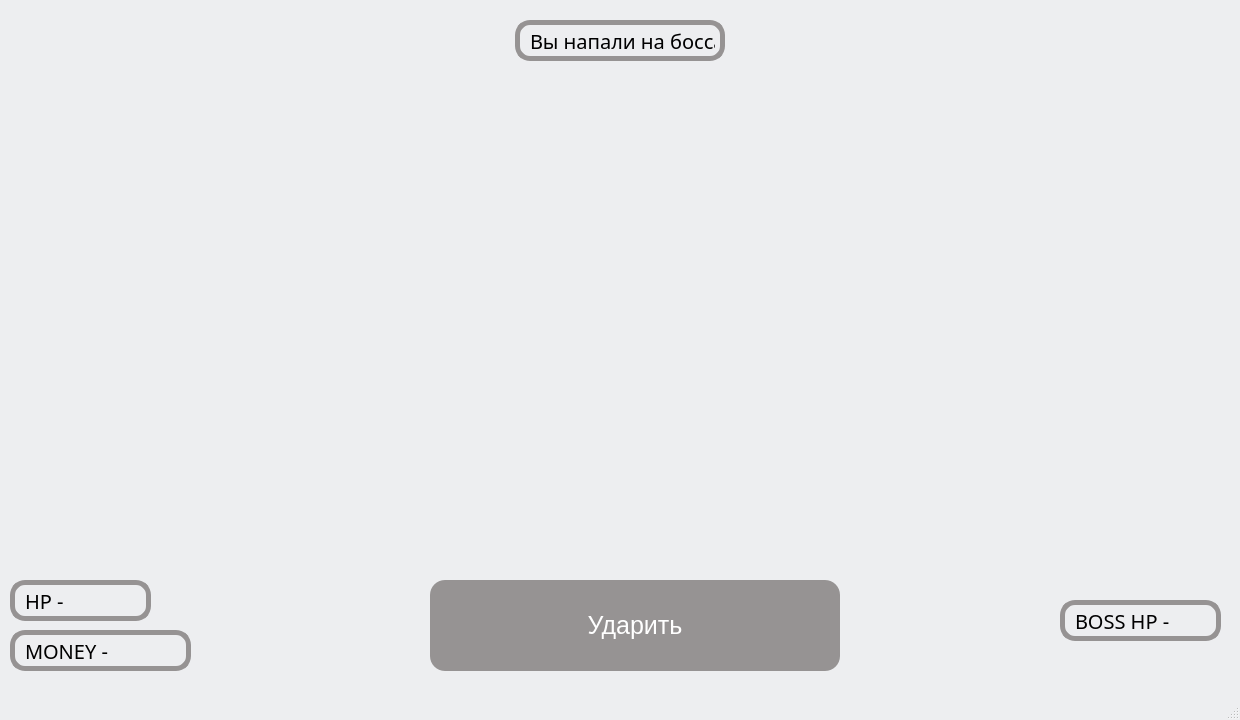
<?xml version="1.0" encoding="UTF-8"?>
<ui version="4.0">
 <class>Boss_1_MiddleMode</class>
 <widget class="QMainWindow" name="Boss_1_HardMode">
  <property name="geometry">
   <rect>
    <x>0</x>
    <y>0</y>
    <width>1240</width>
    <height>720</height>
   </rect>
  </property>
  <property name="windowTitle">
   <string>MainWindow</string>
  </property>
  <property name="styleSheet">
   <string notr="true">QMainWindow{
background: url(images/team.jpg) no-repeat;
background-color: #edeef0
}
</string>
  </property>
  <widget class="QWidget" name="centralwidget">
   <widget class="QLabel" name="label_boss_hp">
    <property name="geometry">
     <rect>
      <x>1060</x>
      <y>600</y>
      <width>161</width>
      <height>41</height>
     </rect>
    </property>
    <property name="styleSheet">
     <string notr="true">QLabel{
font-family: Areal;
padding: 5px;
border: 5px solid #969393;
border-radius: 15px;
font-size: 20px;
}</string>
    </property>
    <property name="text">
     <string>BOSS HP - </string>
    </property>
   </widget>
   <widget class="QPushButton" name="pushButton">
    <property name="geometry">
     <rect>
      <x>430</x>
      <y>580</y>
      <width>410</width>
      <height>91</height>
     </rect>
    </property>
    <property name="styleSheet">
     <string notr="true">QPushButton{
border-radius: 15px;
font-size: 25px;
color: white;
background-color: #969393;
}

QPushButton:hover{
background-color: #878484;
}
QPushButton:pressed{
font-size: 23px;
}</string>
    </property>
    <property name="text">
     <string>Ударить</string>
    </property>
   </widget>
   <widget class="QLabel" name="label_boss_dmg">
    <property name="geometry">
     <rect>
      <x>515</x>
      <y>20</y>
      <width>210</width>
      <height>41</height>
     </rect>
    </property>
    <property name="styleSheet">
     <string notr="true">QLabel{
font-family: Areal;
padding: 5px;
border: 5px solid #969393;
border-radius: 15px;
font-size: 20px;
}</string>
    </property>
    <property name="text">
     <string>Вы напали на босса</string>
    </property>
   </widget>
   <widget class="QLabel" name="label_money">
    <property name="geometry">
     <rect>
      <x>10</x>
      <y>630</y>
      <width>181</width>
      <height>41</height>
     </rect>
    </property>
    <property name="styleSheet">
     <string notr="true">QLabel{
font-family: Areal;
padding: 5px;
border: 5px solid #969393;
border-radius: 15px;
font-size: 20px;
}</string>
    </property>
    <property name="text">
     <string>MONEY - </string>
    </property>
   </widget>
   <widget class="QLabel" name="label_hp">
    <property name="geometry">
     <rect>
      <x>10</x>
      <y>580</y>
      <width>141</width>
      <height>41</height>
     </rect>
    </property>
    <property name="styleSheet">
     <string notr="true">QLabel{
font-family: Areal;
padding: 5px;
border: 5px solid #969393;
border-radius: 15px;
font-size: 20px;
}</string>
    </property>
    <property name="text">
     <string>HP -</string>
    </property>
   </widget>
  </widget>
  <widget class="QMenuBar" name="menubar">
   <property name="geometry">
    <rect>
     <x>0</x>
     <y>0</y>
     <width>1240</width>
     <height>21</height>
    </rect>
   </property>
  </widget>
  <widget class="QStatusBar" name="statusbar"/>
 </widget>
 <resources/>
 <connections/>
</ui>
